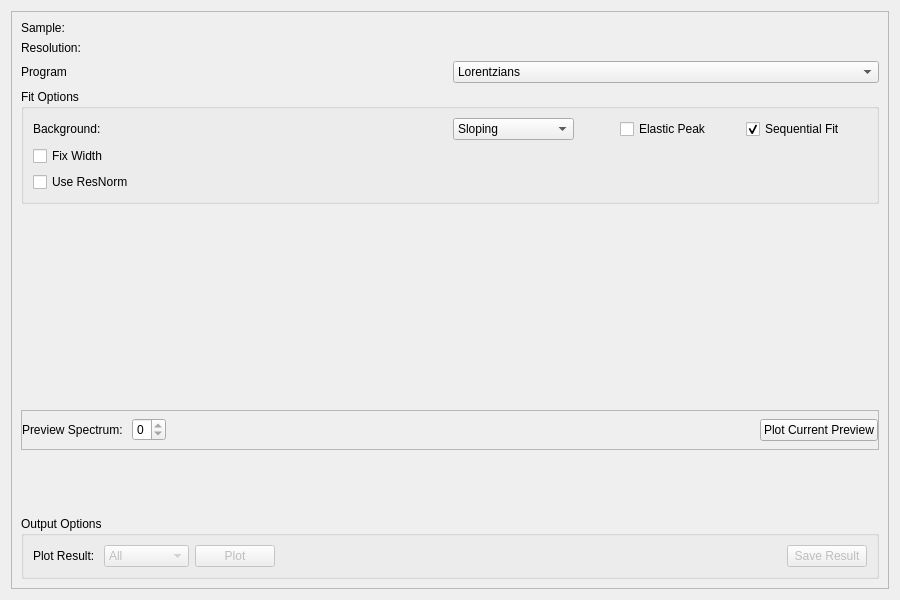
<?xml version="1.0" encoding="UTF-8"?>
<ui version="4.0">
 <class>Quasi</class>
 <widget class="QWidget" name="Quasi">
  <property name="geometry">
   <rect>
    <x>0</x>
    <y>0</y>
    <width>900</width>
    <height>600</height>
   </rect>
  </property>
  <property name="windowTitle">
   <string>Form</string>
  </property>
  <layout class="QVBoxLayout" name="verticalLayout_2">
   <item>
    <widget class="QScrollArea" name="scrollArea">
     <property name="widgetResizable">
      <bool>true</bool>
     </property>
     <widget class="QWidget" name="scrollAreaWidgetContents">
      <property name="geometry">
       <rect>
        <x>0</x>
        <y>0</y>
        <width>880</width>
        <height>580</height>
       </rect>
      </property>
      <layout class="QVBoxLayout" name="verticalLayout_4">
       <item>
        <layout class="QGridLayout" name="gridLayout">
         <item row="1" column="1">
          <widget class="MantidQt::MantidWidgets::DataSelector" name="dsResolution" native="true">
           <property name="sizePolicy">
            <sizepolicy hsizetype="Minimum" vsizetype="Fixed">
             <horstretch>0</horstretch>
             <verstretch>0</verstretch>
            </sizepolicy>
           </property>
           <property name="autoLoad" stdset="0">
            <bool>true</bool>
           </property>
           <property name="workspaceSuffixes" stdset="0">
            <stringlist>
             <string>_res</string>
             <string>_red</string>
             <string>_sqw</string>
            </stringlist>
           </property>
           <property name="fileBrowserSuffixes" stdset="0">
            <stringlist>
             <string>_res.nxs</string>
             <string>_red.nxs</string>
             <string>_sqw.nxs</string>
            </stringlist>
           </property>
           <property name="showLoad" stdset="0">
            <bool>false</bool>
           </property>
          </widget>
         </item>
         <item row="2" column="0">
          <widget class="QLabel" name="lblProgram">
           <property name="text">
            <string>Program</string>
           </property>
          </widget>
         </item>
         <item row="2" column="1">
          <widget class="QComboBox" name="cbProgram">
           <item>
            <property name="text">
             <string>Lorentzians</string>
            </property>
           </item>
           <item>
            <property name="text">
             <string>Stretched Exponential</string>
            </property>
           </item>
          </widget>
         </item>
         <item row="0" column="1">
          <widget class="MantidQt::MantidWidgets::DataSelector" name="dsSample" native="true">
           <property name="sizePolicy">
            <sizepolicy hsizetype="Minimum" vsizetype="Fixed">
             <horstretch>0</horstretch>
             <verstretch>0</verstretch>
            </sizepolicy>
           </property>
           <property name="workspaceSuffixes" stdset="0">
            <stringlist>
             <string>_red</string>
             <string>_sqw</string>
            </stringlist>
           </property>
           <property name="fileBrowserSuffixes" stdset="0">
            <stringlist>
             <string>_red.nxs</string>
             <string>_sqw.nxs</string>
            </stringlist>
           </property>
           <property name="showLoad" stdset="0">
            <bool>false</bool>
           </property>
           <property name="autoLoad" stdset="0">
            <bool>true</bool>
           </property>
          </widget>
         </item>
         <item row="0" column="0">
          <widget class="QLabel" name="lblSample">
           <property name="text">
            <string>Sample:</string>
           </property>
          </widget>
         </item>
         <item row="1" column="0">
          <widget class="QLabel" name="lblResolution">
           <property name="text">
            <string>Resolution:</string>
           </property>
          </widget>
         </item>
        </layout>
       </item>
       <item>
        <widget class="QGroupBox" name="fitOptions">
         <property name="sizePolicy">
          <sizepolicy hsizetype="Preferred" vsizetype="Fixed">
           <horstretch>0</horstretch>
           <verstretch>0</verstretch>
          </sizepolicy>
         </property>
         <property name="title">
          <string>Fit Options</string>
         </property>
         <layout class="QVBoxLayout" name="verticalLayout">
          <item>
           <layout class="QGridLayout" name="gridLayout_2">
            <item row="1" column="0">
             <widget class="QCheckBox" name="chkFixWidth">
              <property name="text">
               <string>Fix Width</string>
              </property>
             </widget>
            </item>
            <item row="2" column="0">
             <widget class="QCheckBox" name="chkUseResNorm">
              <property name="text">
               <string>Use ResNorm</string>
              </property>
             </widget>
            </item>
            <item row="1" column="1">
             <widget class="MantidQt::API::FileFinderWidget" name="mwFixWidthDat" native="true">
              <property name="enabled">
               <bool>false</bool>
              </property>
              <property name="label" stdset="0">
               <string/>
              </property>
              <property name="fileExtensions" stdset="0">
               <stringlist>
                <string>.dat</string>
               </stringlist>
              </property>
             </widget>
            </item>
            <item row="0" column="1">
             <layout class="QHBoxLayout" name="horizontalLayout">
              <item>
               <widget class="QComboBox" name="cbBackground">
                <property name="sizePolicy">
                 <sizepolicy hsizetype="Preferred" vsizetype="Preferred">
                  <horstretch>0</horstretch>
                  <verstretch>0</verstretch>
                 </sizepolicy>
                </property>
                <item>
                 <property name="text">
                  <string>Sloping</string>
                 </property>
                </item>
                <item>
                 <property name="text">
                  <string>Flat</string>
                 </property>
                </item>
                <item>
                 <property name="text">
                  <string>Zero</string>
                 </property>
                </item>
               </widget>
              </item>
              <item>
               <spacer name="horizontalSpacer">
                <property name="orientation">
                 <enum>Qt::Horizontal</enum>
                </property>
                <property name="sizeType">
                 <enum>QSizePolicy::Preferred</enum>
                </property>
                <property name="sizeHint" stdset="0">
                 <size>
                  <width>40</width>
                  <height>20</height>
                 </size>
                </property>
               </spacer>
              </item>
              <item>
               <widget class="QCheckBox" name="chkElasticPeak">
                <property name="text">
                 <string>Elastic Peak</string>
                </property>
               </widget>
              </item>
              <item>
               <widget class="QCheckBox" name="chkSequentialFit">
                <property name="text">
                 <string>Sequential Fit</string>
                </property>
                <property name="checked">
                 <bool>true</bool>
                </property>
               </widget>
              </item>
             </layout>
            </item>
            <item row="2" column="1">
             <widget class="MantidQt::MantidWidgets::DataSelector" name="dsResNorm" native="true">
              <property name="enabled">
               <bool>false</bool>
              </property>
              <property name="sizePolicy">
               <sizepolicy hsizetype="Minimum" vsizetype="Fixed">
                <horstretch>0</horstretch>
                <verstretch>0</verstretch>
               </sizepolicy>
              </property>
              <property name="autoLoad" stdset="0">
               <bool>true</bool>
              </property>
              <property name="workspaceSuffixes" stdset="0">
               <stringlist>
                <string>_ResNorm</string>
               </stringlist>
              </property>
              <property name="fileBrowserSuffixes" stdset="0">
               <stringlist>
                <string>_ResNorm.nxs</string>
               </stringlist>
              </property>
              <property name="showLoad" stdset="0">
               <bool>false</bool>
              </property>
             </widget>
            </item>
            <item row="0" column="0">
             <widget class="QLabel" name="lblBackground">
              <property name="sizePolicy">
               <sizepolicy hsizetype="Preferred" vsizetype="Preferred">
                <horstretch>0</horstretch>
                <verstretch>0</verstretch>
               </sizepolicy>
              </property>
              <property name="text">
               <string>Background:</string>
              </property>
             </widget>
            </item>
           </layout>
          </item>
         </layout>
        </widget>
       </item>
       <item>
        <layout class="QHBoxLayout" name="horizontalLayout_3">
         <item>
          <layout class="QVBoxLayout" name="treeSpace"/>
         </item>
         <item>
          <layout class="QVBoxLayout" name="plotPane">
           <property name="spacing">
            <number>0</number>
           </property>
           <item>
            <widget class="MantidQt::MantidWidgets::PreviewPlot" name="ppPlot" native="true">
             <property name="minimumSize">
              <size>
               <width>0</width>
               <height>200</height>
              </size>
             </property>
             <property name="showLegend" stdset="0">
              <bool>true</bool>
             </property>
             <property name="canvasColour" stdset="0">
              <color>
               <red>255</red>
               <green>255</green>
               <blue>255</blue>
              </color>
             </property>
            </widget>
           </item>
           <item>
            <widget class="QFrame" name="frame_2">
             <property name="minimumSize">
              <size>
               <width>0</width>
               <height>40</height>
              </size>
             </property>
             <property name="maximumSize">
              <size>
               <width>16777215</width>
               <height>40</height>
              </size>
             </property>
             <property name="frameShape">
              <enum>QFrame::StyledPanel</enum>
             </property>
             <property name="frameShadow">
              <enum>QFrame::Raised</enum>
             </property>
             <layout class="QHBoxLayout" name="horizontalLayout_5">
              <property name="leftMargin">
               <number>0</number>
              </property>
              <property name="topMargin">
               <number>0</number>
              </property>
              <property name="rightMargin">
               <number>0</number>
              </property>
              <property name="bottomMargin">
               <number>0</number>
              </property>
              <item>
               <widget class="QLabel" name="lblPreviewSpec">
                <property name="text">
                 <string>Preview Spectrum: </string>
                </property>
               </widget>
              </item>
              <item>
               <widget class="QSpinBox" name="spPreviewSpectrum">
                <property name="maximum">
                 <number>0</number>
                </property>
               </widget>
              </item>
              <item>
               <spacer name="legendSpacer">
                <property name="orientation">
                 <enum>Qt::Horizontal</enum>
                </property>
                <property name="sizeHint" stdset="0">
                 <size>
                  <width>40</width>
                  <height>20</height>
                 </size>
                </property>
               </spacer>
              </item>
              <item>
               <widget class="QPushButton" name="pbPlotPreview">
                <property name="text">
                 <string>Plot Current Preview</string>
                </property>
               </widget>
              </item>
             </layout>
            </widget>
           </item>
          </layout>
         </item>
        </layout>
       </item>
       <item>
        <widget class="QFrame" name="frame">
         <layout class="QVBoxLayout" name="verticalLayout_3">
          <property name="spacing">
           <number>0</number>
          </property>
          <property name="leftMargin">
           <number>0</number>
          </property>
          <property name="topMargin">
           <number>0</number>
          </property>
          <property name="rightMargin">
           <number>0</number>
          </property>
          <property name="bottomMargin">
           <number>0</number>
          </property>
          <item>
           <widget class="MantidQt::CustomInterfaces::RunView" name="runWidget" native="true"/>
          </item>
          <item>
           <layout class="QHBoxLayout" name="horizontalLayout_44">
            <item>
             <widget class="QGroupBox" name="gbOutput">
              <property name="title">
               <string>Output Options</string>
              </property>
              <layout class="QHBoxLayout" name="horizontalLayout_2">
               <item>
                <widget class="QLabel" name="lblPlotResult">
                 <property name="text">
                  <string>Plot Result: </string>
                 </property>
                </widget>
               </item>
               <item>
                <widget class="QComboBox" name="cbPlot">
                 <property name="enabled">
                  <bool>false</bool>
                 </property>
                 <property name="minimumSize">
                  <size>
                   <width>75</width>
                   <height>0</height>
                  </size>
                 </property>
                 <item>
                  <property name="text">
                   <string>All</string>
                  </property>
                 </item>
                 <item>
                  <property name="text">
                   <string>Amplitude</string>
                  </property>
                 </item>
                 <item>
                  <property name="text">
                   <string>FWHM</string>
                  </property>
                 </item>
                 <item>
                  <property name="text">
                   <string>Prob</string>
                  </property>
                 </item>
                </widget>
               </item>
               <item>
                <widget class="QPushButton" name="pbPlot">
                 <property name="enabled">
                  <bool>false</bool>
                 </property>
                 <property name="text">
                  <string>Plot</string>
                 </property>
                </widget>
               </item>
               <item>
                <spacer name="horizontalSpacer_18">
                 <property name="orientation">
                  <enum>Qt::Horizontal</enum>
                 </property>
                 <property name="sizeHint" stdset="0">
                  <size>
                   <width>40</width>
                   <height>20</height>
                  </size>
                 </property>
                </spacer>
               </item>
               <item>
                <widget class="QPushButton" name="pbSave">
                 <property name="enabled">
                  <bool>false</bool>
                 </property>
                 <property name="text">
                  <string>Save Result</string>
                 </property>
                </widget>
               </item>
              </layout>
             </widget>
            </item>
           </layout>
          </item>
         </layout>
        </widget>
       </item>
      </layout>
     </widget>
    </widget>
   </item>
  </layout>
 </widget>
 <customwidgets>
  <customwidget>
   <class>MantidQt::API::FileFinderWidget</class>
   <extends>QWidget</extends>
   <header>MantidQtWidgets/Common/FileFinderWidget.h</header>
   <container>1</container>
  </customwidget>
  <customwidget>
   <class>MantidQt::CustomInterfaces::RunView</class>
   <extends>QWidget</extends>
   <header>Common/RunWidget/RunView.h</header>
   <container>1</container>
  </customwidget>
  <customwidget>
   <class>MantidQt::MantidWidgets::DataSelector</class>
   <extends>QWidget</extends>
   <header>MantidQtWidgets/Common/DataSelector.h</header>
  </customwidget>
  <customwidget>
   <class>MantidQt::MantidWidgets::PreviewPlot</class>
   <extends>QWidget</extends>
   <header>MantidQtWidgets/Plotting/PreviewPlot.h</header>
   <container>1</container>
  </customwidget>
 </customwidgets>
 <resources/>
 <connections/>
</ui>
